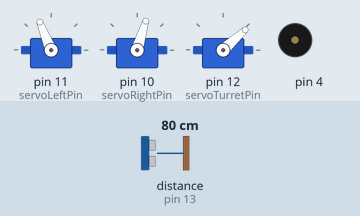
This sketch was run on a simulated Arduino Uno, built with avr-gcc and run on an emulated ATmega328P. Parts: 3 × servo, buzzer (waves = sounding). Wiring (inferred from the names in the program): ultrasonic range finder: trigger pin 13; echo pin 13. The inputs (shaded band) are chosen by the test bench; at power-on: distance to the obstacle (sensor on pin 13) 80 cm. The echo pulse lasts 58.3 µs per cm.

Above: at 2.31 s.
3.3 s: distance to the obstacle (sensor on pin 13) set to 2 cm
At 3.56 s:
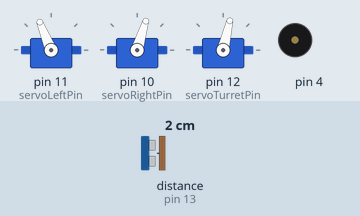
At 4.3 s:
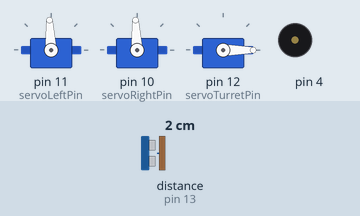
6.3 s: distance to the obstacle (sensor on pin 13) set to 35 cm
9.3 s: distance to the obstacle (sensor on pin 13) set to 4 cm
At 10.65 s:
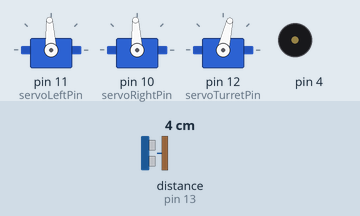
12.3 s: distance to the obstacle (sensor on pin 13) set to 60 cm
Timing chart, 0 to 16.3 s (numbered marks = the images above; inputs shaded):
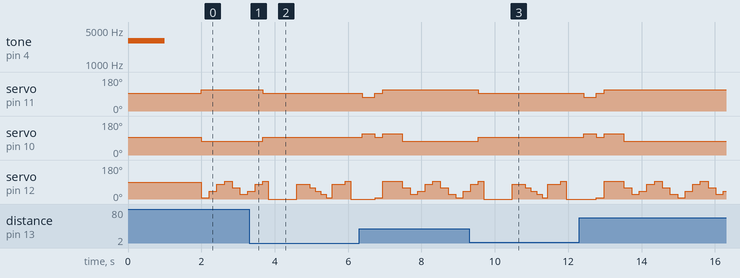

The sketch:

roam_with_ping_on_servo_turret_v83.ino
```cpp
/*
 * Roam_with_Ping_on_Servo_Turret
 * BOE Shield-Bot application roams with Ping))) mounted on servo turret.
 * Source: http://learn.parallax.com/BoeShield/RoamingPingShieldBot
 *
 * IMPORTANT: This is an early revision.  Please check back periodically,
 * and if you find any bugs, please email me at alindsay@parallax.com.
 *
 * Created May 17th, 2012
 * by Andy Lindsay
 * Updated August 30th, 2022
 *   Servo sweep times increased for slower servos.
 *   Adjusted turret microsecond range to 620...1520...2420
 *   v0.83
 */

#include <Servo.h>                                 // Include servo library

Servo servoLeft;                                   // Servo object instances
Servo servoRight;
Servo servoTurret;

const int servoLeftPin = 11;                       // I/O Pin constants
const int servoRightPin = 10;
const int servoTurretPin = 12;
const int pingPin = 13;

const int msPerTurnDegree = 6;                     // For maneuvers
const int tooCloseCm = 30;                         // For distance decisions
const int bumpedCm = 6;
int ccwLim = 1520;                                 // For turret servo control
int rtAngle = 900;
const int usTocm = 29;                             // Ping))) conversion constant
const int dtTurret = 200;

// Sequence of turret positions.
int sequence[] = {0, 2, 4, 5, 3, 1, 2, 4, 5, 3, 1};

// Declare array to store that many cm distance elements using pre-calculated
// number of elements in array.
const int elements = sizeof(sequence);
int cm[elements];

// Pre-calculate degrees per adjustment of turret servo.
const int degreesTurret = 180/(sizeof(sequence)/sizeof(int)-1);

int i = -1;                                        // Global index
int sign = 1;                                      // Sign of increments
int theta = -degreesTurret;                        // Set up initial turret angle

void setup()                                       // Built-in initialization block
{
  tone(4, 3000, 1000);                      // Play tone for 1 second
  delay(1000);                                     // Delay to finish tone

  Serial.begin(9600);                              // Open serial connection

  servoLeft.attach(servoLeftPin);                  // Attach left signal to pin 13
  servoRight.attach(servoRightPin);                // Attach right signal to pin 12
  servoTurret.attach(servoTurretPin);              // Attach turret signal to pin 12
  maneuver(0, 0, 1000);                            // Stay still for 1 second
  turret(0);                                       // Set turret to 0 degrees
}

void loop()                                        // Main loop auto-repeats
{
  maneuver(200, 200);                              // Go full speed forward UFN
  i++;                                             // Increment turret index

  // Advance turret servo to next position in sequence and wait for it to get there.
  theta = sequence[i] * degreesTurret;
  turret(theta);
  delay(dtTurret);

  cm[i] = cmDistance();                            // Measure cm from this turret angle

  // If object in +/- 36 degrees from center is within tooCloseCm threshold...
  if ((sequence[i]>=3) && (sequence[i]<=7) && (cm[i] < tooCloseCm))
  {
    maneuver(0, 0);                                // Stop moving
    int theta = findOpening();                     // Get opening (in terms of sequence element
    theta *= degreesTurret;                        // Convert sequence element to degree angle

    // Convert degree angle to time the BOE Shield-Bot wheels will have to turn to face
    // direction of turret.
    int turnAngleTime = (90 - theta) * msPerTurnDegree;

    if(turnAngleTime < 0)                          // If negative turning angle,
    {
      maneuver(-200, 200, -turnAngleTime);         // then rotate CCW for turningAngleTime ms
    }
    else                                           // If positive turning angle,
    {
      maneuver(200, -200, turnAngleTime);          // then rotate CW for turningAngleTime ms
    }
    maneuver(200, 200);                            // Start going forward again
  }

  if(i == 10)                                      // If turret at max, go back to zero
  {
    i = -1;
  }
}

/*
 * Control BOE Shield-Bot servo direction, speed, set and forget version.
 * Parameters: speedLeft - left servo speed
 *             speedRight - right servo speed
 *             Backward  Linear  Stop  Linear   Forward
 *             -200      -100......0......100       200
 */
void maneuver(int speedLeft, int speedRight)
{
  // Call maneuver with just 1 ms blocking; servos will keep going indefinitely.
  maneuver(speedLeft, speedRight, 1);
}

/*
 * Control BOE Shield-Bot servo direction, speed and maneuver duration.
 * Parameters: speedLeft - left servo speed
 *             speedRight - right servo speed
 *             Backward  Linear  Stop  Linear   Forward
 *             -200      -100......0......100       200
 *             msTime - time to block code execution before another maneuver
 * Source:     http://learn.parallax.com/ManeuverFunction
 */
void maneuver(int speedLeft, int speedRight, int msTime)
{
  servoLeft.writeMicroseconds(1500 + speedLeft);   // Set Left servo speed
  servoRight.writeMicroseconds(1500 - speedRight); // Set right servo speed
  if(msTime==-1)                                   // if msTime = -1
  {
    servoLeft.detach();                            // Stop servo signals
    servoRight.detach();
  }
  delay(msTime);                                   // Delay for msTime
}

/*
 * Position the horn of a Parallax Standard Servo
 * Parameter: degreeVal in a range from 90 to -90 degrees.
 */
void turret(int degreeVal)
{
  int usPulseTime = ccwLim - rtAngle + (degreeVal * 10);
  servoTurret.writeMicroseconds(usPulseTime);
  //Serial.println(usPulseTime, DEC);
}

/*
 * Get cm distance measurment from Ping Ultrasonic Distance Sensor
 * Returns: distance measurement in cm.
 */
int cmDistance()
{
  int distance = 0;                                // Initialize distance to zero
  do                                               // Loop in case of zero measurement
  {
    int us = ping(pingPin);                        // Get Ping))) microsecond measurement
    distance = convert(us, usTocm);                // Convert to cm measurement
    delay(3);                                      // Pause before retry (if needed)
  }
  while(distance == 0);
  return distance;                                 // Return distance measurement
}

/*
 * Converts microsecond Ping))) round trip measurement to a useful value.
 * Parameters: us - microsecond value from Ping))) echo time measurement.
 *             scalar - 29 for us to cm, or 74 for us to in.
 * Returns:    distance measurement dictated by the scalar.
 */
int convert(int us, int scalar)
{
    return us / scalar / 2;                        // Echo round trip time -> cm
}

/*
 * Initiate and capture Ping))) Ultrasonic Distance Sensor's round trip echo time.
 * Parameter: pin - Digital I/O pin connected to Ping)))
 * Returns:   duration - The echo time in microseconds
 * Source:    Ping by David A. Mellis, located in File -> Examples -> Sensors
 * To-Do:     Double check timing against datasheet
 */
long ping(int pin)
{
  long duration;                                   // Variables for calculating distance
  pinMode(pin, OUTPUT);                            // I/O pin -> output
  digitalWrite(pin, LOW);                          // Start low
  delayMicroseconds(2);                            // Stay low for 2 us
  digitalWrite(pin, HIGH);                         // Send 5 us high pulse
  delayMicroseconds(5);
  digitalWrite(pin, LOW);
  pinMode(pin, INPUT);                             // Set I/O pin to input
  duration = pulseIn(pin, HIGH, 25000);            // Measure echo time pulse from Ping)))
  return duration;                                 // Return pulse duration
}

/*
 * Find an opening in system's 180-degree field of distance detection.
 * Returns:    Distance measurement dictated by the scalar
 * To-do:      Clean up and modularize
 *             Incorporate constants
 */
int findOpening()
{

  int Ai;                                          // Initial turret angle
  int Af;                                          // Final turret angle
  int k = sequence[i];                             // Copy sequence[i] to local variable
  int ki = k;                                      // Second copy of current sequence[i]
  int inc;                                         // Increment/decrement variable
  int dt;                                          // Time increment
  int repcnt = 0;                                  // Repetitions count
  int sMin;                                        // Minimum distance measurement

  // Increment or decrement depending on where turret is pointing
  if(k <= 5)
  {
    inc = 1;
  }
  else
  {
    inc = -1;
  }

  // Rotate turret until an opening becomes visible.  If it reaches servo limit,
  // turn back to first angle of detection and try scanning toward other servo limit.
  // If still no opening, rotate robot 90 degrees and try again.
  do
  {
    repcnt++;                                        // Increment repetition count
    if(repcnt > ((sizeof(sequence) / sizeof(int)))*2)// If no opening after two scans
    {
      maneuver(-200, -200, 100);                     // Back up, turn, and stop to try again
      maneuver(-200, 200, 90*6);
      maneuver(0, 0, 1);
    }
    k += inc;                                        // Increment/decrement k
    if(k == -1)                                      // Change inc/dec value if limit reached
    {
      k = ki;
      inc = -inc;
      dt = 350;                                      // Turret will take longer to get there
    }
    if(k == 11)
    {
      k = ki;
      inc = -inc;
      dt = 350;
    }
    // Look for index of next turret position
    i = findIn(k, sequence, sizeof(sequence)/sizeof(int));

    // Set turret to next position
    int theta = sequence[i] * degreesTurret;
    turret(theta);                                   // Position turret
    delay(dt);                                       // Wait for it to get there
    dt = 150;                                        // Reset for small increment turret movement

    cm[i] = cmDistance();                            // Take Ping))) measurement
  }
  while(cm[i] < 30);                                 // Keep checking to edge of obstacle

  sMin = 1000;                                       // Initialize minimum distance to impossibly large value
  for(int t = 0; t <= 10; t++)
  {
    if(sMin > cm[t]) sMin = cm[t];                   // Use sMin to track smallest distance
  }
  if(sMin < 6)                                       // If less than 6 cm, back up a little
  {
    maneuver(-200, -200, 350);
    k = -1;                                          // Get turret ready to start over
  }
  maneuver(0, 0);                                    // Stay still indefinitely

  // Keep rotating turret until another obstacle that's under 30 cm is detected or the turret
  // reaches the servo limit.  Keep track of the maximum distance and the angle when this portion
  // of the scan started and stopped.

  Ai = sequence[i];                                  // Save initial angle when obstacle disappeared from view

  k = sequence[i];                                   // Make a copy of the turret position again

  int aMax = -2;                                     // Initialize maximum distance measurements to impossibly small values
  int cmMax = -2;

  do                                                 // Loop for scan
  {
    k += inc;                                        // Inc/dec turret position
    // Look up index for turret position
    i = findIn(k, sequence, sizeof(sequence)/sizeof(int));
    int theta = sequence[i] * degreesTurret;         // Position turret
    turret(theta);
    delay(dtTurret);

    cm[i] = cmDistance();                            // Measure distance

    if(cm[i]>cmMax)                                  // Keep track of max distance and angle(max distance)
    {
      cmMax = cm[i];
      aMax = sequence[i];
    }
  }
  while((cm[i] > 30)&&(sequence[i]!=0)&&(sequence[i]!=10));
  // Keep repeating while the distance measurement > 30 cm, and the turret is not near its
  // mechanical limits.

  Af = sequence[i];                                  // Record final turret position
  int A = Ai + ((Af-Ai)/2);                          // Calculate middle of opening

  // Set turret index for straight ahead in prep for turn.
  i = findIn(5, sequence, sizeof(sequence)/sizeof(int));
  int theta = sequence[i] * degreesTurret;
  turret(theta);

  if(sMin < 7)                                       // Turn further if too close
  {
    if (A < aMax) return aMax; else return A;
  }
  else
  {
    if (A < aMax) return A; else return aMax;
  }
}

/*
 * Finds the first instance of a value in an array.
 * Parameters: value to search for
 *             array[] to search in
 *             elements - number of elements to search
 * Returns:    index where the matching element was found
 */
int findIn(int value, int array[], int elements)
{
  for(int i = 0; i < elements; i++)
  {
    if(value == array[i]) return i;
  }
  return -1;
}
```

Measured:
- after the input at 3.3 s, servo on pin 11 (servoLeftPin): 112° → 93° after 0.37 s; servo on pin 10 (servoRightPin): 73° → 93° after 0.37 s
- after the input at 9.3 s, servo on pin 11 (servoLeftPin): 112° → 93° after 0.25 s; servo on pin 10 (servoRightPin): 73° → 93° after 0.25 s
